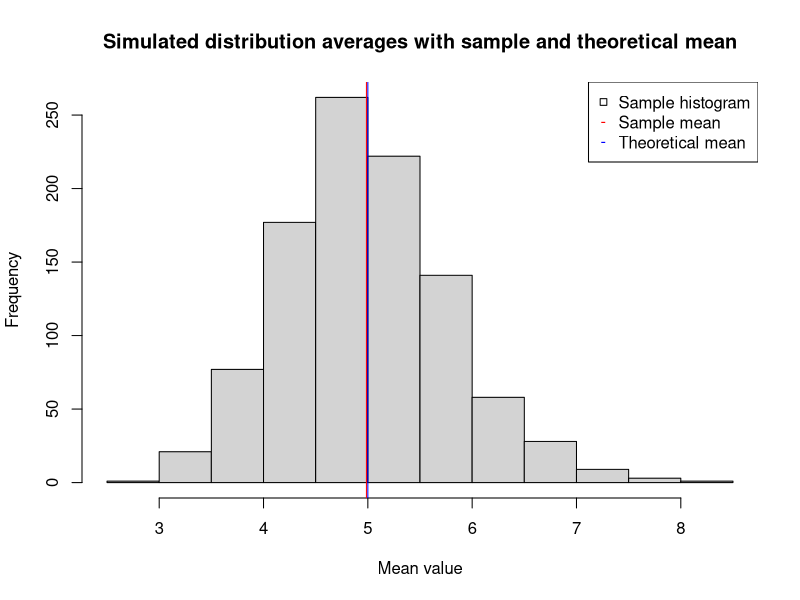
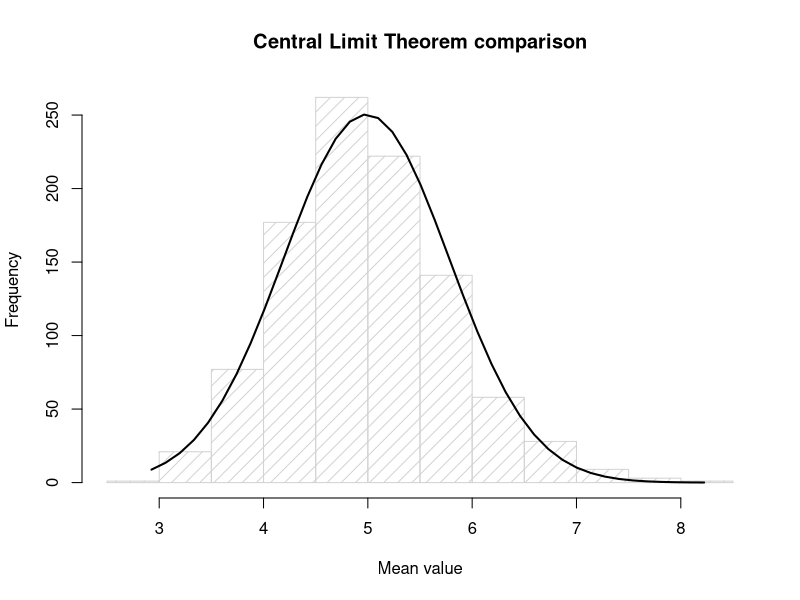
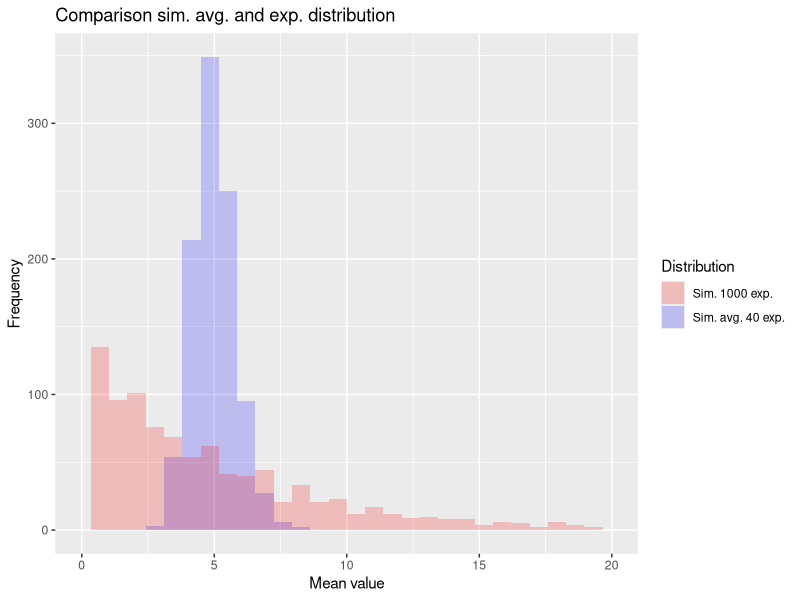
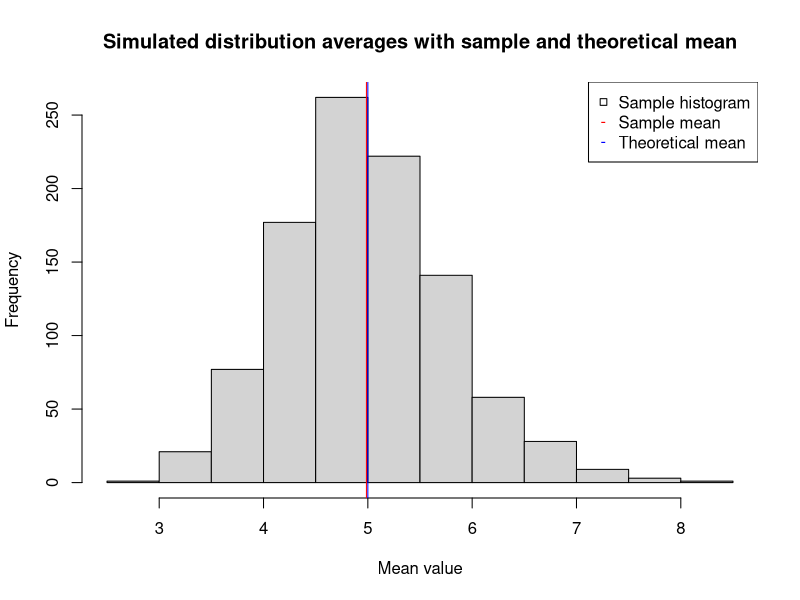
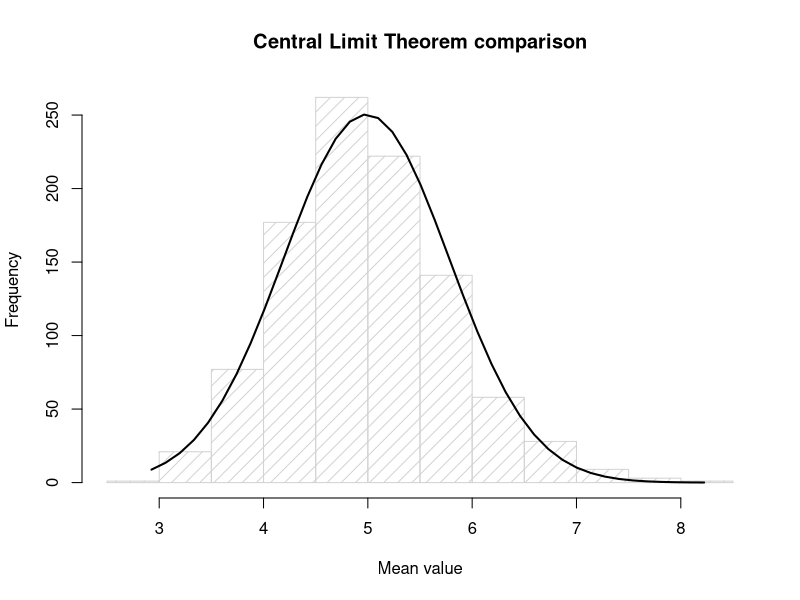
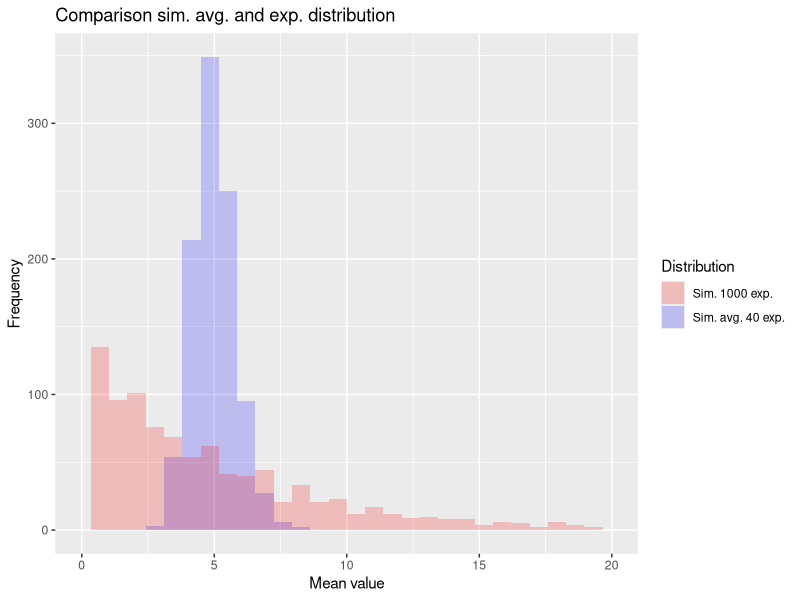

Here is the R script that generated these plots, in order:
## ---- chunk 1
## INTRO
# Install required packages if necessary
# install.packages("dplyr")
# install.packages("tidyverse")
# install.packages("reshape2")
# install.packages("tidyr")
# install.packages("kableExtra")

# Load packages
library(dplyr)
library(tidyverse)
library(reshape2)
library(tidyr)
library(kableExtra)

# Set up simulations, start with parameters lambda, mean, standard deviation, number of distributions, and number of simulations.
lambda <- 0.2
mean <- 1 / lambda
sd <- 1 / lambda
n <- 40
nsim <- 1000

## SIMULATION
# Set seed
set.seed(42)

# Create empty matrix for averages
mns = NULL

# Run simulation with given parameters
for (i in 1 : nsim) mns = c(mns, mean(rexp(n, lambda)))

# Distribution of 1000 random exponentials
exp_dist <- rexp(nsim, lambda)
## ---- chunk 2
# The mean for the simulated data is calculated. The theoretical mean is given by the parameters that were initially introduced.
dist_mean <- mean(mns)
theoretical_mean <- mean

# Create a table that compares the sample and theoretical mean.
dt <- matrix(c(dist_mean, theoretical_mean), ncol = 2, byrow = TRUE)
colnames(dt) <- c("Sample mean", "Theoretical mean")
kable(dt)

# Create a histogram for the simulation data
hist(mns, main = "Simulated distribution averages with sample and theoretical mean", xlab = "Mean value", ylab = "Frequency")

# Create vertical lines for the sample an theoretical means
abline(v = dist_mean,col = "red")
abline(v = theoretical_mean,col = "blue")

# Create a legend for figure.
legend("topright", 
  legend = c("Sample histogram", "Sample mean", "Theoretical mean"), 
  col = c("black", "red", "blue"),
  text.col = "black",
  pch = c(22, 45, 45))
## ---- chunk 3
# Calculate the variance for the simulation data.
dist_var <- var(mns)
# Standard error is the variance of the population being sampled from divided by the number of samples.
theoretical_var <- (sd^2)/n

# Create a table that compares the sample and theoretical variance.
dt_var <- matrix(c(dist_var, theoretical_var), ncol = 2, byrow = TRUE)
colnames(dt_var) <- c("Sample variance", "Theoretical variance")
kable(dt_var)
## ---- chunk 4
## The code belows overlays a normal distribution to the histogram for the simulated distribution averages for 40 exponentials.
# Create a histogram for simulation data.
h <- hist(mns, breaks = 10, density = 10,
          col = "lightgray", xlab = "Mean value", main = "Central Limit Theorem comparison") 

# Overlay a normal distribution over histogram with the same mean and standard deviation.
xfit <- seq(min(mns), max(mns), length = 40) 
yfit <- dnorm(xfit, mean = dist_mean, sd = sqrt(dist_var)) 
yfit <- yfit * diff(h$mids[1:2]) * length(mns) 
lines(xfit, yfit, col = "black", lwd = 2)
## ---- chunk 5
# Create data frame with all simulation data. Both the simulated averages and the simulated distributions for exponentials. Create identifiers for the plotting.
dat <- data.frame(xx = c(mns, exp_dist), yy = rep(letters[1:2], each = 1000))

# Create plot with both histograms shown for each simulation.
ggplot(dat,aes(x=xx)) + 
    geom_histogram(data=subset(dat,yy == 'a'), aes(x = xx, fill = "Sim. avg. 40 exp."), alpha = 0.2) +
    geom_histogram(data=subset(dat,yy == 'b'), aes(x = xx, fill = "Sim. 1000 exp."), alpha = 0.2) + scale_x_continuous(limits = c(0, 20)) + labs(x = "Mean value", y = "Frequency", title = "Comparison sim. avg. and exp. distribution") + scale_fill_manual(name = "Distribution", values = c("red", "blue"))
## ---- chunk 6
## INTRO
# Install required packages if necessary
# install.packages("dplyr")
# install.packages("tidyverse")
# install.packages("reshape2")
# install.packages("tidyr")
# install.packages("kableExtra")

# Load packages
library(dplyr)
library(tidyverse)
library(reshape2)
library(tidyr)
library(kableExtra)

# Set up simulations, start with parameters lambda, mean, standard deviation, 
# number of distributions, and number of simulations.
lambda <- 0.2
mean <- 1 / lambda
sd <- 1 / lambda
n <- 40
nsim <- 1000

## SIMULATION
# Set seed
set.seed(42)

# Create empty matrix for averages
mns = NULL

# Run simulation with given parameters
for (i in 1 : nsim) mns = c(mns, mean(rexp(n, lambda)))

# Distribution of 1000 random exponentials
exp_dist <- rexp(nsim, lambda)
## ---- chunk 7
# The mean for the simulated data is calculated. 
#The theoretical mean is given by the parameters that were initially introduced.
dist_mean <- mean(mns)
theoretical_mean <- mean

# Create a table that compares the sample and theoretical mean.
dt <- matrix(c(dist_mean, theoretical_mean), ncol = 2, byrow = TRUE)
colnames(dt) <- c("Sample mean", "Theoretical mean")
kable(dt)

# Create a histogram for the simulation data
hist(
        mns, 
        main = "Simulated distribution averages with sample and theoretical mean", 
        xlab = "Mean value", 
        ylab = "Frequency")

# Create vertical lines for the sample an theoretical means
abline(v = dist_mean,col = "red")
abline(v = theoretical_mean,col = "blue")

# Create a legend for figure.
legend("topright", 
  legend = c("Sample histogram", "Sample mean", "Theoretical mean"), 
  col = c("black", "red", "blue"),
  text.col = "black",
  pch = c(22, 45, 45))
## ---- chunk 8
# Calculate the variance for the simulation data.
dist_var <- var(mns)
# Standard error is the variance of the population being sampled from 
# divided by the number of samples.
theoretical_var <- (sd^2)/n

# Create a table that compares the sample and theoretical variance.
dt_var <- matrix(c(dist_var, theoretical_var), ncol = 2, byrow = TRUE)
colnames(dt_var) <- c("Sample variance", "Theoretical variance")
kable(dt_var)
## ---- chunk 9
## The code belows overlays a normal distribution to the histogram 
#for the simulated distribution averages for 40 exponentials.
# Create a histogram for simulation data.
h <- hist(mns, breaks = 10, density = 10,
          col = "lightgray", xlab = "Mean value", 
          main = "Central Limit Theorem comparison") 

# Overlay a normal distribution over histogram with the same mean and standard deviation.
xfit <- seq(min(mns), max(mns), length = 40) 
yfit <- dnorm(xfit, mean = dist_mean, sd = sqrt(dist_var)) 
yfit <- yfit * diff(h$mids[1:2]) * length(mns) 
lines(xfit, yfit, col = "black", lwd = 2)
## ---- chunk 10
# Create data frame with all simulation data.
# Both the simulated averages and the simulated distributions for exponentials. 
# Create identifiers for the plotting.
dat <- data.frame(xx = c(mns, exp_dist), yy = rep(letters[1:2], each = 1000))

# Create plot with both histograms shown for each simulation.
ggplot(dat,aes(x=xx)) + 
    geom_histogram(
            data=subset(dat,yy == 'a'), 
            aes(x = xx, fill = "Sim. avg. 40 exp."), 
            alpha = 0.2) +
    geom_histogram(
            data=subset(dat,yy == 'b'), 
            aes(x = xx, 
                fill = "Sim. 1000 exp."), 
            alpha = 0.2) + 
        scale_x_continuous(
                    limits = c(0, 20)) + 
        labs(
                x = "Mean value", 
                y = "Frequency", 
                title = "Comparison sim. avg. and exp. distribution") + 
        scale_fill_manual(
                        name = "Distribution",
                        values = c("red", "blue"))
